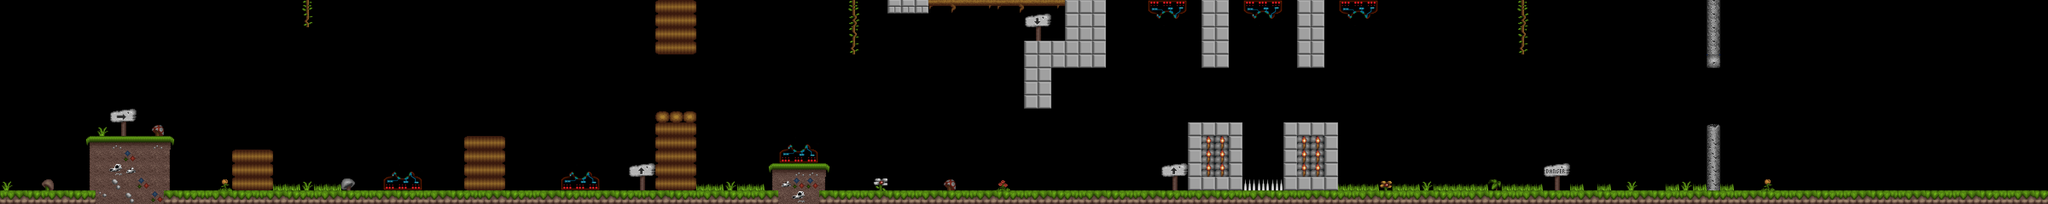

Below is a game level as drawn by its tile map, then a one-line description and the .tmx that defines it (tile-layer data replaced by summaries):
An orthogonal 150x15 tile map with 32x32 px tiles, 1 tile layer (Collision), 2 tilesets and 38 objects (12x ShotGlider, 9x Crate, 7x Glider, 3x Turret, 3x RoofTurret, ...).

<map version="1.0" orientation="orthogonal" renderorder="right-down" width="150" height="15" tilewidth="32" tileheight="32" nextobjectid="94">
 <properties>
  <property name="Boss" value="assets/boss1.png" />
  <property name="CloudBlue" value="assets/cloudBlue.png" />
  <property name="CloudRed" value="assets/cloudRed.png" />
  <property name="Crate" value="assets/Pickups/crate.png" />
  <property name="Droid" value="assets/Enemy/droid.png" />
  <property name="Explosion128" value="assets/Particles/explosion128.png" />
  <property name="Explosion16" value="assets/Particles/explosion16.png" />
  <property name="Explosion32" value="assets/Particles/explosion32.png" />
  <property name="Explosion64" value="assets/Particles/explosion64.png" />
  <property name="Explosion8" value="assets/Particles/explosion8.png" />
  <property name="Glider" value="assets/Enemy/glider.png" />
  <property name="Player" value="assets/Player/helicopter.png" />
  <property name="ShotGlider" value="assets/Enemy/shotGlider.png" />
  <property name="Turret" value="assets/Enemy/turret.png" />
 </properties>
 <tileset firstgid="1" name="blocks1" tilewidth="32" tileheight="32" spacing="2" margin="2" tilecount="198" columns="18">
  <image source="blocks1.png" width="614" height="376" />
 </tileset>
 <tileset firstgid="199" name="blocks2" tilewidth="32" tileheight="32" spacing="2" margin="2" tilecount="198" columns="18">
  <image source="blocks2.png" width="614" height="376" />
 </tileset>
 <objectgroup name="Object Layer 2">
  <object id="1" name="Background" type="ScrollingBackground" x="0" y="0" width="32" height="32">
   <properties>
    <property name="animSpeed" value="0.2" />
    <property name="numFrames" value="1" />
    <property name="textureHeight" value="480" />
    <property name="textureID" value="CloudBlue" />
    <property name="textureWidth" value="640" />
   </properties>
  </object>
 </objectgroup>
 <layer name="Collision" width="150" height="15">
  <properties>
   <property name="collidable" value="" />
  </properties>
  <data>[2250 cells, 460 non-empty, 71 distinct tile ids]</data>
 </layer>
 <objectgroup color="#00ff00" name="Object Layer 1">
  <object id="2" name="Player1" type="Player" x="32" y="192" width="64" height="32">
   <properties>
    <property name="numFrames" value="5" />
    <property name="textureHeight" value="32" />
    <property name="textureID" value="Player" />
    <property name="textureWidth" value="64" />
   </properties>
  </object>
  <object id="6" name="ShotGlider1" type="ShotGlider" x="864" y="256" width="32" height="32">
   <properties>
    <property name="numFrames" value="4" />
    <property name="textureHeight" value="32" />
    <property name="textureID" value="ShotGlider" />
    <property name="textureWidth" value="64" />
   </properties>
  </object>
  <object id="22" name="Glider1" type="Glider" x="1824" y="192" width="32" height="32">
   <properties>
    <property name="numFrames" value="4" />
    <property name="textureHeight" value="32" />
    <property name="textureID" value="Glider" />
    <property name="textureWidth" value="64" />
   </properties>
  </object>
  <object id="28" name="Boss" type="Level1Boss" x="4576" y="128" width="183" height="230">
   <properties>
    <property name="numFrames" value="1" />
    <property name="textureHeight" value="230" />
    <property name="textureID" value="boss" />
    <property name="textureWidth" value="183" />
   </properties>
  </object>
  <object id="29" name="Turret1" type="Turret" x="928" y="384" width="32" height="32">
   <properties>
    <property name="numFrames" value="1" />
    <property name="textureHeight" value="32" />
    <property name="textureID" value="Turret" />
    <property name="textureWidth" value="32" />
   </properties>
  </object>
  <object id="32" name="RoofTurret1" type="RoofTurret" x="2720" y="32" width="32" height="32">
   <properties>
    <property name="numFrames" value="1" />
    <property name="textureHeight" value="32" />
    <property name="textureID" value="Turret" />
    <property name="textureWidth" value="32" />
   </properties>
  </object>
  <object id="53" name="Turret1" type="Turret" x="1344" y="384" width="32" height="32">
   <properties>
    <property name="numFrames" value="1" />
    <property name="textureHeight" value="32" />
    <property name="textureID" value="Turret" />
    <property name="textureWidth" value="32" />
   </properties>
  </object>
  <object id="59" name="ShotGlider1" type="ShotGlider" x="864" y="192" width="32" height="32">
   <properties>
    <property name="numFrames" value="4" />
    <property name="textureHeight" value="32" />
    <property name="textureID" value="ShotGlider" />
    <property name="textureWidth" value="64" />
   </properties>
  </object>
  <object id="60" name="ShotGlider1" type="ShotGlider" x="864" y="128" width="32" height="32">
   <properties>
    <property name="numFrames" value="4" />
    <property name="textureHeight" value="32" />
    <property name="textureID" value="ShotGlider" />
    <property name="textureWidth" value="64" />
   </properties>
  </object>
  <object id="61" name="Turret1" type="Turret" x="1856" y="320" width="32" height="32">
   <properties>
    <property name="numFrames" value="1" />
    <property name="textureHeight" value="32" />
    <property name="textureID" value="Turret" />
    <property name="textureWidth" value="32" />
   </properties>
  </object>
  <object id="62" name="ShotGlider1" type="ShotGlider" x="2368" y="96" width="32" height="32">
   <properties>
    <property name="numFrames" value="4" />
    <property name="textureHeight" value="32" />
    <property name="textureID" value="ShotGlider" />
    <property name="textureWidth" value="64" />
   </properties>
  </object>
  <object id="63" name="ShotGlider1" type="ShotGlider" x="2368" y="160" width="32" height="32">
   <properties>
    <property name="numFrames" value="4" />
    <property name="textureHeight" value="32" />
    <property name="textureID" value="ShotGlider" />
    <property name="textureWidth" value="64" />
   </properties>
  </object>
  <object id="64" name="ShotGlider1" type="ShotGlider" x="2368" y="224" width="32" height="32">
   <properties>
    <property name="numFrames" value="4" />
    <property name="textureHeight" value="32" />
    <property name="textureID" value="ShotGlider" />
    <property name="textureWidth" value="64" />
   </properties>
  </object>
  <object id="65" name="ShotGlider1" type="ShotGlider" x="2752" y="288" width="32" height="32">
   <properties>
    <property name="numFrames" value="4" />
    <property name="textureHeight" value="32" />
    <property name="textureID" value="ShotGlider" />
    <property name="textureWidth" value="64" />
   </properties>
  </object>
  <object id="66" name="ShotGlider1" type="ShotGlider" x="2752" y="352" width="32" height="32">
   <properties>
    <property name="numFrames" value="4" />
    <property name="textureHeight" value="32" />
    <property name="textureID" value="ShotGlider" />
    <property name="textureWidth" value="64" />
   </properties>
  </object>
  <object id="67" name="ShotGlider1" type="ShotGlider" x="2752" y="416" width="32" height="32">
   <properties>
    <property name="numFrames" value="4" />
    <property name="textureHeight" value="32" />
    <property name="textureID" value="ShotGlider" />
    <property name="textureWidth" value="64" />
   </properties>
  </object>
  </objectgroup>
 <objectgroup name="Object Layer 3">
  <!-- 10 objects omitted --></objectgroup>
</map>
<!-- 21 of 38 objects omitted -->
